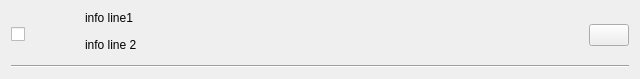
<?xml version="1.0" encoding="UTF-8"?>
<ui version="4.0">
 <class>PluginElement</class>
 <widget class="QWidget" name="PluginElement">
  <property name="geometry">
   <rect>
    <x>0</x>
    <y>0</y>
    <width>640</width>
    <height>72</height>
   </rect>
  </property>
  <property name="windowTitle">
   <string>Plugins Settings Element</string>
  </property>
  <layout class="QVBoxLayout" name="verticalLayout_2">
   <item>
    <layout class="QHBoxLayout" name="horizontalLayout">
     <item>
      <widget class="QCheckBox" name="cbEnabled">
       <property name="toolTip">
        <string>Check this to enable/disable the plugin</string>
       </property>
      </widget>
     </item>
     <item>
      <widget class="QLabel" name="lIcon">
       <property name="minimumSize">
        <size>
         <width>48</width>
         <height>48</height>
        </size>
       </property>
       <property name="maximumSize">
        <size>
         <width>48</width>
         <height>48</height>
        </size>
       </property>
       <property name="pixmap">
        <pixmap resource="../ressources.qrc">:/pyplugin/pyscript.png</pixmap>
       </property>
       <property name="scaledContents">
        <bool>true</bool>
       </property>
       <property name="alignment">
        <set>Qt::AlignCenter</set>
       </property>
      </widget>
     </item>
     <item>
      <layout class="QVBoxLayout" name="verticalLayout">
       <item>
        <widget class="QLabel" name="linfoLine1">
         <property name="sizePolicy">
          <sizepolicy hsizetype="Expanding" vsizetype="Maximum">
           <horstretch>0</horstretch>
           <verstretch>0</verstretch>
          </sizepolicy>
         </property>
         <property name="text">
          <string>info line1</string>
         </property>
         <property name="wordWrap">
          <bool>true</bool>
         </property>
        </widget>
       </item>
       <item>
        <widget class="QLabel" name="linfoLine2">
         <property name="text">
          <string>info line 2</string>
         </property>
        </widget>
       </item>
      </layout>
     </item>
     <item>
      <widget class="QPushButton" name="pbAbout">
       <property name="sizePolicy">
        <sizepolicy hsizetype="Maximum" vsizetype="Fixed">
         <horstretch>0</horstretch>
         <verstretch>0</verstretch>
        </sizepolicy>
       </property>
       <property name="text">
        <string/>
       </property>
       <property name="icon">
        <iconset resource="../ressources.qrc">
         <normaloff>:/about/about.png</normaloff>:/about/about.png</iconset>
       </property>
      </widget>
     </item>
    </layout>
   </item>
   <item>
    <widget class="QFrame" name="frame">
     <property name="frameShape">
      <enum>QFrame::HLine</enum>
     </property>
     <property name="frameShadow">
      <enum>QFrame::Sunken</enum>
     </property>
    </widget>
   </item>
  </layout>
 </widget>
 <resources>
  <include location="../ressources.qrc"/>
 </resources>
 <connections/>
</ui>
